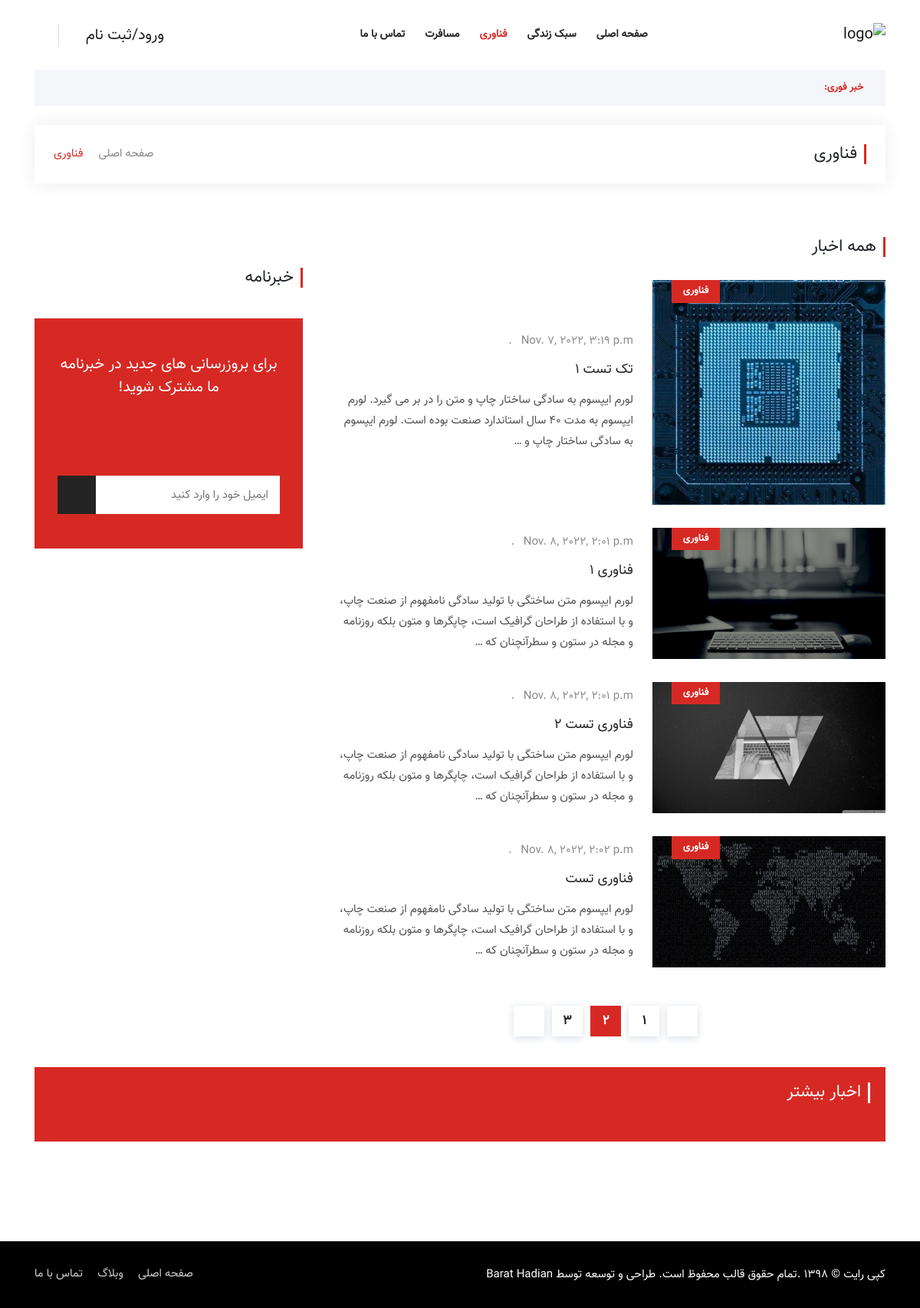
/technology/, run on the app's committed database.
### Blog/models.py (models this page shows, shortened)
class Article(models.Model):
    author = models.ForeignKey(User, on_delete=models.CASCADE)
    category = models.ManyToManyField(Category, related_name='articles')
    title = models.CharField(max_length=100)
    body = models.TextField(max_length=2000)
    created = models.DateTimeField(auto_now_add=True)
    updated = models.DateTimeField(auto_now_add=True)
    image = models.ImageField(upload_to='profile/image', blank=True, null=True)

class Category(models.Model):
    title = models.CharField(max_length=100)
    created = models.DateTimeField(auto_now_add=True)
    class Meta:
        verbose_name_plural = "categories"
    def __str__(self):
        return self.title

### Blog/views.py (the view, shortened to what this page needs)
# urls.py: path('technology/', views.cat_tech, name='cat_tech'),
def cat_tech(request):
    article_technology = Article.objects.filter(category=2)
    return render(request, 'Blog/tech.html', {'articles': article_technology})

### Blog/templates/Blog/tech.html (shortened to what this page needs)
{% load static %}
<!doctype html>
<html lang="fa">
<head>
    <link rel="stylesheet" href="{% static 'assets/css/bootstrap.min.css' %}">
    <link rel="stylesheet" href="{% static 'assets/css/animate.min.css' %}">
    <link rel="stylesheet" href="{% static 'assets/css/icofont.min.css' %}">
    <link rel="stylesheet" href="{% static 'assets/css/meanmenu.css' %}">
    <link rel="stylesheet" href="{% static 'assets/css/owl.carousel.min.css' %}">
    <link rel="stylesheet" href="{% static 'assets/css/magnific-popup.min.css' %}">
    <link rel="stylesheet" href="{% static 'assets/css/style.css' %}">
    <link rel="stylesheet" href="{% static 'assets/css/rtl.css' %}">
    <link rel="stylesheet" href="{% static 'assets/css/responsive.css' %}">
</head>
<body>
<header class="header-area">
    <div class="navbar-area">
        <div class="sinmun-nav">
            <div class="container">
                <nav class="navbar navbar-expand-md navbar-light">
                    <a class="navbar-brand" href="{% url 'blog:home' %}"><img src="{% static 'assets/img/logo.png' %}"
                                                                              alt="logo"></a>
                    <div class="collapse navbar-collapse mean-menu" id="navbarSupportedContent">
                        <ul class="navbar-nav">
                            <li class="nav-item"><a href="{% url 'blog:home' %}" class="nav-link">صفحه اصلی</a>
                            </li>
                            <li class="nav-item"><a href="{% url 'blog:cat_lifestyle' %}" class="nav-link">سبک زندگی</a>
                            </li>
                            <li class="nav-item"><a href="{% url 'blog:cat_tech' %}" class="nav-link active">فناوری</a>
                            </li>
                            <li class="nav-item"><a href="{% url 'blog:cat_travel' %}" class="nav-link">مسافرت</a></li>
                            <li class="nav-item"><a href="{% url 'blog:contact' %}" class="nav-link">تماس با ما</a>
                            </li>
                        </ul>
                        <div class="others-options">
                            <div class="others-options">
                                <ul> {% if request.user.is_authenticated %}
                                    <li><a href="{% url 'blog:home' %}"> {{ request.user.username }} <i
                                            class="icofont-user-alt-5"></i></a></li>
                                    <li><a href="{% url 'blog:logout' %}"> خروج</a></li>
                                    <li class="header-search">
                                        <div class="nav-search">
                                            <div class="nav-search-button">
                                                <i class="icofont-ui-search"></i>
                                            </div>
                                            {% else %}
                                    <li><a href="{% url 'blog:signin' %}"> ورود/ثبت نام <i class="icofont-user-alt-5"></i></a></li>
                                    <li class="header-search">
                                    <div class="nav-search">
                                    <div class="nav-search-button">
                                        <i class="icofont-ui-search"></i>
                                    </div>
                                {% endif %}
                                    </div>
                                    </li>
                                </ul>
                            </div>
                        </div>
                </nav>
            </div>
        </div>
    </div>
    <div class="breaking-news">
        <div class="container">
            <div class="breaking-news-content clearfix">
                <h6 class="breaking-title"><i class="icofont-flash"></i> خبر فوری:</h6>
            </div>
        </div>
    </div>
</header>
<div class="page-title-area">
    <div class="container">
        <div class="page-title-content">
            <h2>فناوری</h2>
            <ul>
                <li><a href="{% url 'blog:home' %}"><i class="icofont-home"></i> صفحه اصلی</a></li>
                <li><i class="icofont-rounded-left"></i></li>
                <li>فناوری</li>
            </ul>
        </div>
    </div>
</div>
<section class="all-category-news ptb-40">
    <div class="container">
        <div class="row">
            <div class="col-lg-8 col-md-12">
                <div class="section-title">
                    <h2>همه اخبار</h2>
                </div>
                {% for article in articles %}
                <div class="single-category-news">
                    <div class="row m-0 align-items-center">
                        <div class="col-lg-5 col-md-6 p-0">
                            <div class="category-news-image">
                                <a href="{% url 'blog:posts'  article.id   %}"><img src="{{ article.image.url }}" alt="image"></a>
                                <div class="tags">
                                    <a href="{% url 'blog:cat_tech' %}">{{ article.category.all.first }}</a>
                                </div>
                            </div>
                        </div>
                        <div class="col-lg-7 col-md-6">
                            <div class="category-news-content">
                                <span><i class="icofont-clock-time"></i>{{ article.created }}</span>
                                <h3><a href="{% url 'blog:posts'  article.id   %}">{{ article.title }}</a></h3>
                                <p>{{ article.body|truncatewords:30  }}</p>
                            </div>
                        </div>
                    </div>
                </div>
            {% endfor %}
                <div class="pagination-area">
                    <a href="#" class="prev page-numbers"><i class="icofont-double-right"></i></a>
                    <a href="#" class="page-numbers">1</a>
                    <span class="page-numbers current" aria-current="page">2</span>
                    <a href="#" class="page-numbers">3</a>
                    <a href="#" class="next page-numbers"><i class="icofont-double-left"></i></a>
                </div>
            </div>
            <div class="col-lg-4 col-md-12">
                <div class="newsletter-box">
                    <div class="section-title">
                        <h2>خبرنامه</h2>
                    </div>
 {% include 'includes/newsletter.html' %}
                </div>
            </div>
        </div>
    </div>
</section>
<section class="more-news-area">
    <div class="container">
        <div class="more-news-inner">
            <div class="section-title">
                <h2>اخبار بیشتر</h2>
            </div>
        </div>
    </div>
</section>
<div class="copyright-area">
    <div class="container">
        <div class="row align-items-center">
            <div class="col-lg-6 col-md-12">
                <p>کپی رایت © 1398 .تمام حقوق قالب محفوظ است. طراحی و توسعه توسط <a
                        href="https://www.rtl-theme.com/author/barat/?aff=barat" target="_blank">Barat Hadian</a></p>
            </div>
            <div class="col-lg-6 col-md-12">
                <ul class="footer-nav">
                    <li><a href="{% url 'blog:home' %}">صفحه اصلی</a></li>
                    <li><a href="#">وبلاگ</a></li>
                    <li><a href="#">تماس با ما</a></li>
                </ul>
            </div>
        </div>
    </div>
</div>
</body>
</html>

### static/assets/css/rtl.css (style rules this page uses)
body { direction: rtl; }
.single-category-news .category-news-image .tags { right: auto; left: 25px; }
.navbar-brand { margin-right: 0; }
.sinmun-nav nav .others-options ul li .nav-search { border-right: 1px solid #dcdcdc; border-left: none; padding-right: 15px; padding-left: 0; }
.sinmun-nav nav .others-options ul li a { margin-left: 10px; margin-right: 0; }
.breaking-news-content .breaking-title { padding-left: 8px; padding-right: 0; float: right; }
.section-title h2 { border-left: none; border-right: 3px solid #d72924; padding-right: 9px; padding-left: 0; }
.section-title { text-align: right; }
.copyright-area { text-align: right; }
.copyright-area .footer-nav { text-align: left; }
.copyright-area .footer-nav li { margin-right: 15px; margin-left: 0; }
.copyright-area .footer-nav li:first-child { margin-right: 0; }
.single-category-news .category-news-content { padding-right: 10px; padding-left: 0; text-align: right; }
.page-title-content h2 { border-right: 3px solid #d72924; border-left: none; padding-right: 9px; padding-left: 0; text-align: right; }
.page-title-content ul { left: 25px; right: auto; }

### data on the page
Article: image (picture), category.all.first "فناوری", created "Nov. 7, 2022, 3:19 p.m.", title "تک تست 1", body "لورم ایپسوم به سادگی ساختار چاپ و متن را در بر می گیرد. لورم ایپسوم به مدت 40 سال استاندارد صنعت بوده است. لورم ایپسوم به سادگی ساختار چاپ و …"
Article: image (picture), category.all.first "فناوری", created "Nov. 8, 2022, 2:01 p.m.", title "فناوری 1", body "لورم ایپسوم متن ساختگی با تولید سادگی نامفهوم از صنعت چاپ، و با استفاده از طراحان گرافیک است، چاپگرها و متون بلکه روزنامه و مجله در ستون و سطرآنچنان که …"
Article: image (picture), category.all.first "فناوری", created "Nov. 8, 2022, 2:01 p.m.", title "فناوری تست 2", body "لورم ایپسوم متن ساختگی با تولید سادگی نامفهوم از صنعت چاپ، و با استفاده از طراحان گرافیک است، چاپگرها و متون بلکه روزنامه و مجله در ستون و سطرآنچنان که …"
Article: image (picture), category.all.first "فناوری", created "Nov. 8, 2022, 2:02 p.m.", title "فناوری تست", body "لورم ایپسوم متن ساختگی با تولید سادگی نامفهوم از صنعت چاپ، و با استفاده از طراحان گرافیک است، چاپگرها و متون بلکه روزنامه و مجله در ستون و سطرآنچنان که …"
